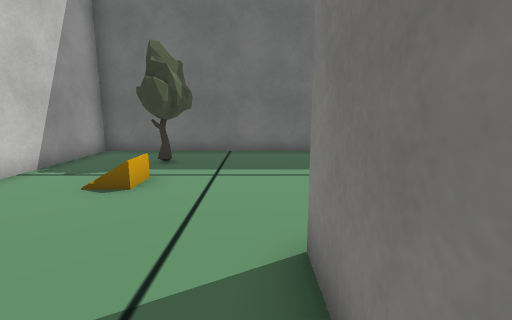
View 1 (above)

14 first-person views from a walk through a Unity game level. The camera is 1.5 m above the floor, tilts 10° down and sees 85° across. The floor is counted in squares, 1 m on a side. Each view is taken from the middle of a square. On the plan, view 1 faces up. The plan holds only what a view shows up to about 14 squares ahead; the rest is blank. Some surface patterns are stand-ins.

View 2
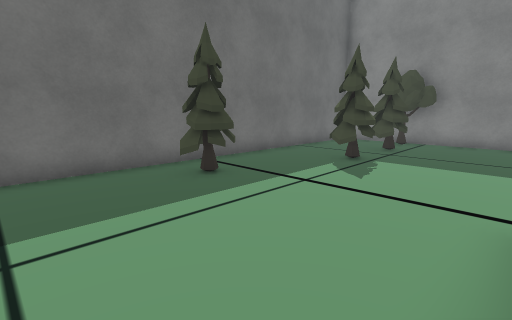

View 3
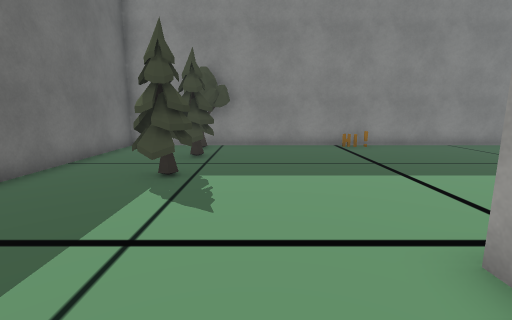

View 4
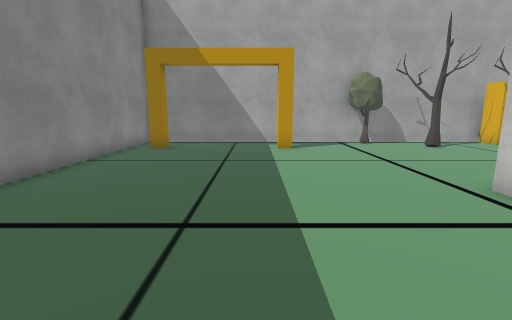

View 5
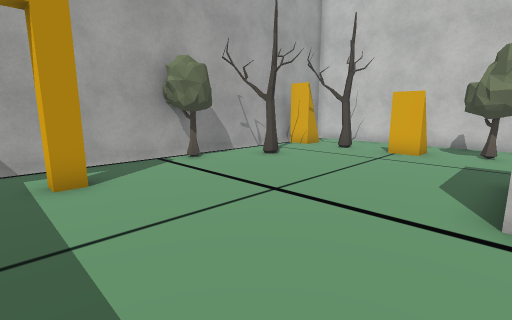

View 6
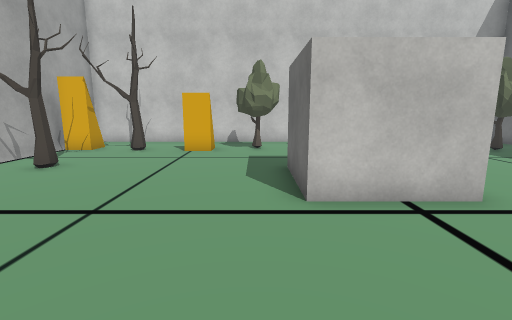

View 7
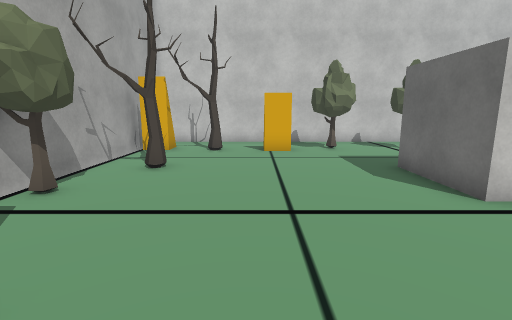

View 8
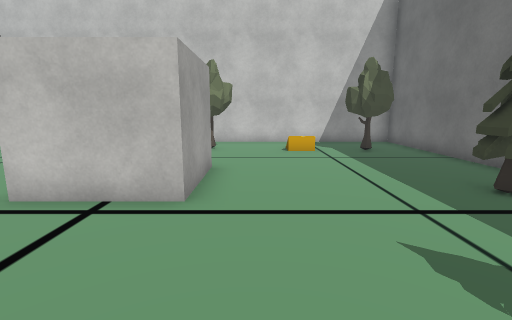

View 9
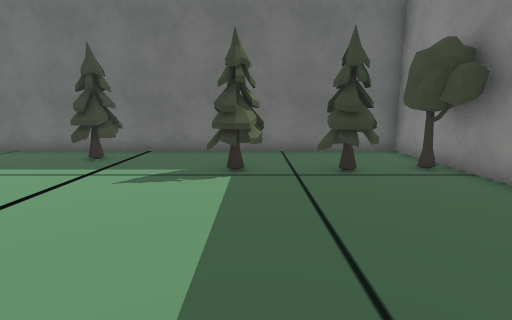

View 10
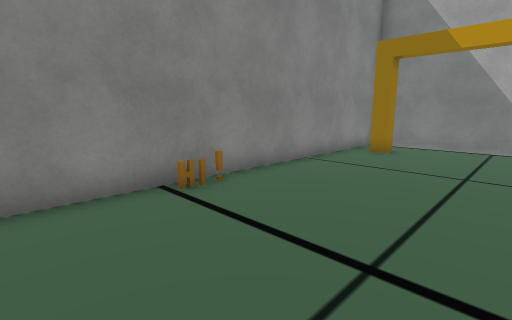

View 11
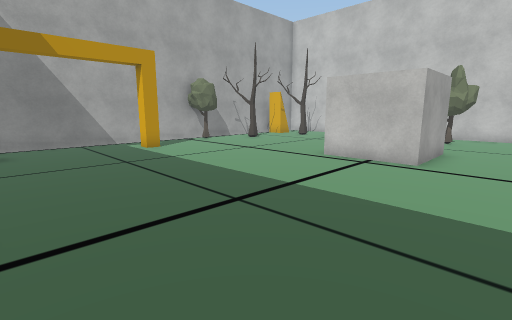

View 12
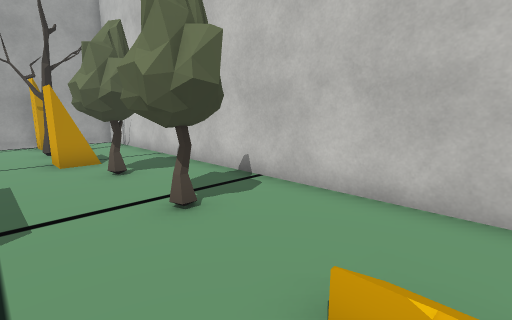

View 13
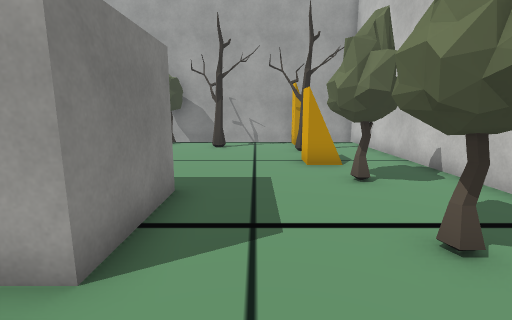

View 14
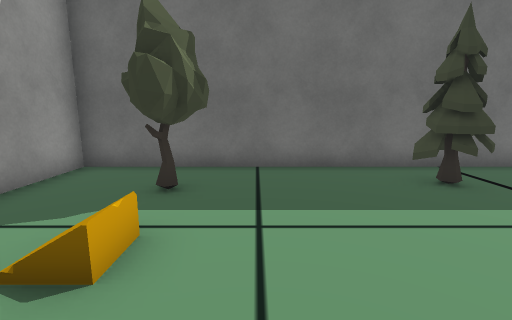

### Floor plan
Ten units are one square. View 1 is at (0, 0); x grows to the right and y downward. Boxes are objects, and circles mark ways between rooms. Rooms are numbered by the first view taken in them; rooms with no view inside come last. Other rooms are left out.
<svg viewBox="-62 -109 202 203">
<path fill="none" stroke="#000" d="M35 1 5 1 5 -28 35 -28 35 1M-34 27 -24 27 -24 38M-27 73 -27 84M117 69 117 62 122 62M-38 88 124 88M132 89 132 -104 -57 -104 -57 26M-35 73 -27 73M-57 26 -57 88 -39 88"/>
<rect x="-45" y="-5" width="20" height="30" fill="#bbb"><title>tree</title></rect>
<rect x="-45" y="-35" width="20" height="20" fill="#bbb"><title>tree</title></rect>
<rect x="-35" y="-95" width="20" height="20" fill="#bbb"><title>tree</title></rect>
<rect x="-5" y="65" width="20" height="10" fill="#bbb"><title>tree</title></rect>
<rect x="15" y="-95" width="30" height="20" fill="#bbb"><title>tree</title></rect>
<rect x="25" y="75" width="10" height="10" fill="#bbb"><title>tree</title></rect>
<rect x="65" y="-85" width="20" height="20" fill="#bbb"><title>tree</title></rect>
<rect x="95" y="-85" width="20" height="20" fill="#bbb"><title>tree</title></rect>
<rect x="115" y="-75" width="10" height="10" fill="#bbb"><title>tree</title></rect>
<rect x="125" y="-5" width="10" height="10" fill="#bbb"><title>other object</title></rect>
<rect x="-35" y="45" width="10" height="20" fill="#bbb"><title>tree</title></rect>
<circle cx="-30" cy="40" r="3" fill="#2a7"/>
<circle cx="-30" cy="70" r="3" fill="#2a7"/>
<circle cx="-45" cy="35" r="3" fill="#2a7"/>
<text x="40" y="-10">1</text>
<text x="-40" y="50">2</text>
</svg>
Room 1 opens to room 2.

Where each view was taken, in squares from view 1:
view 1: 0 up, 0 right, facing up
view 2: 3 up, 1 left, facing up-right
view 3: 5 up, 1 right, facing right
view 4: 5 up, 8 right, facing down
view 5: 0 up, 8 right, facing down-left
view 6: 1 down, 8 right, facing left
view 7: 4 down, 8 right, facing left
view 8: 4 up, 8 right, facing left
view 9: 0 up, 8 right, facing up
view 10: 4 up, 8 right, facing down-right
view 11: 5 up, 12 right, facing down-left
view 12: 6 up, 1 left, facing down-left
view 13: 5 up, 1 left, facing down
view 14: 3 up, 1 left, facing up
